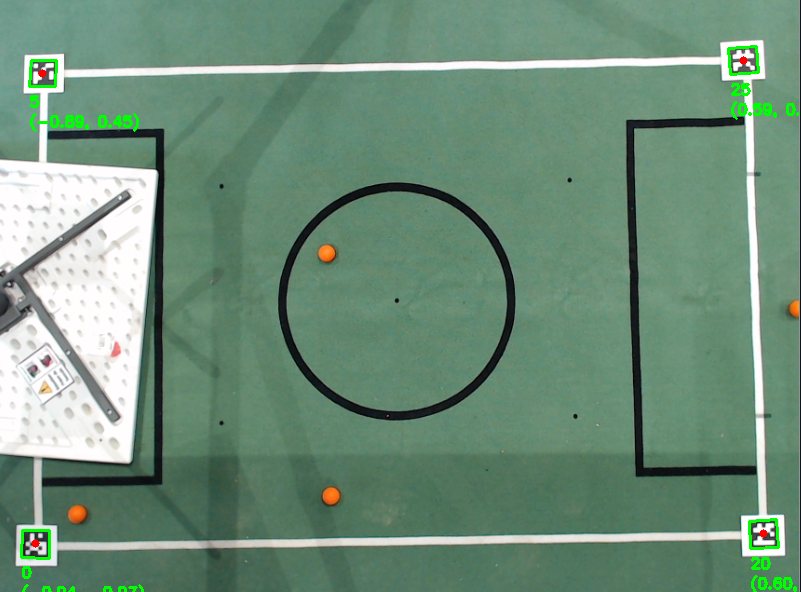
#> input picture tags/x.png, 801 x 592 px
$ python detect_blog.py   (older library calls are emulated)
#> lines starting #> are read from the running program, lines starting #| are printed output that depends on the picture; after the words box and inside, x2 and y2 are one past the last pixel; in counts of white or black regions, pixels touching at a corner belong together
# Standard imports
import cv2
import numpy as np;

clic_pt = None

def click_and_crop(event, x, y, flags, param):
    # grab references to the global variables
    global refPt, cropping
    # if the left mouse button was clicked, record the starting
    # (x, y) coordinates and indicate that cropping is being
    # performed
    if event == cv2.EVENT_LBUTTONDOWN:
        click_pt = (x,y)
        print('click on point ', click_pt)
        print('HSV : ', hsv[y,x])

# Read image
# im = cv2.imread("tags/x.png", cv2.IMREAD_GRAYSCALE)
im = cv2.imread("tags/x.png")
#> im is the input picture: shape (592, 801, 3); mean B, G, R 121.2, 142.4, 110.1

hsv = cv2.cvtColor(im, cv2.COLOR_BGR2HSV)
#> hsv: shape (592, 801, 3); mean H, S, V 73.3, 65.2, 143.1
cv2.imshow("image", im)
cv2.namedWindow("image")
cv2.setMouseCallback("image", click_and_crop)
cv2.waitKey(0)


# Threshold of blue in HSV space
lower_blue = np.array([5, 200, 200])
upper_blue = np.array([20, 255, 255])

# preparing the mask to overlay
mask = cv2.inRange(hsv, lower_blue, upper_blue)
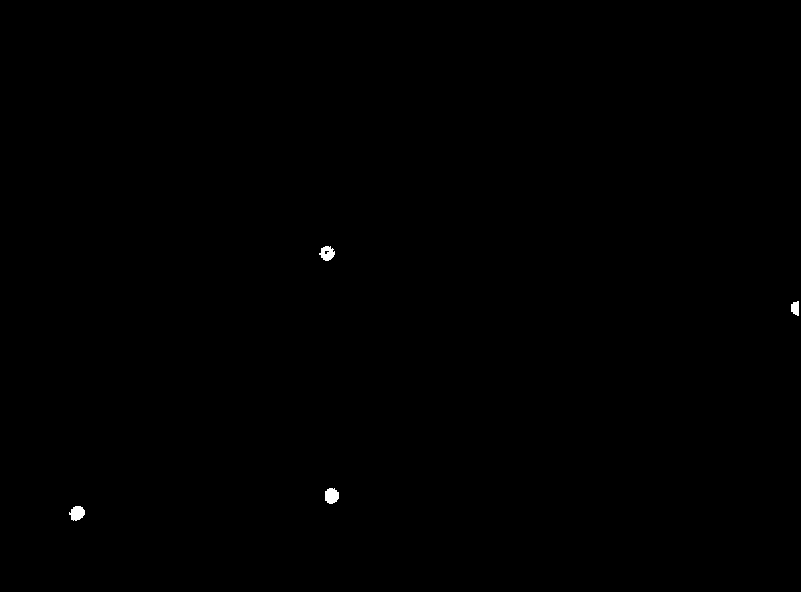
#> mask: shape (592, 801); 0.13% white; 4 white regions, box (x1, y1, x2, y2) and area: (325, 488, 339, 504) 180, (69, 506, 85, 521) 173, (319, 246, 335, 261) 159, (791, 301, 799, 316) 96

# The black region in the mask has the value of 0,
# so when multiplied with original image removes all non-blue regions
result = cv2.bitwise_and(im, im, mask = mask)
gray = cv2.cvtColor(result, cv2.COLOR_BGR2GRAY)

cv2.imshow("filtered", gray)
cv2.waitKey(0)


def init_blob_detector():
    params = cv2.SimpleBlobDetector_Params()
    params.minDistBetweenBlobs = 1
    params.minThreshold = 10
    params.maxThreshold = 255
    params.filterByArea = False
    params.minArea = 10
    params.maxArea = 2000
    params.filterByCircularity = False
    params.filterByConvexity = False
    params.filterByInertia = False
    # #detector = cv2.SimpleBlobDetector(params)
    detector = cv2.SimpleBlobDetector_create(params)
    return detector

# Set up the detector with default parameters.
# detector = cv2.SimpleBlobDetector()

detector = init_blob_detector()

# detector = cv2.SimpleBlobDetector()

# Detect blobs.
keypoints = detector.detect(gray)
#> keypoints = 1 keypoints; (x, y, size): (326, 252, 4.1)
print(keypoints)
#> (printed output is left out)
# Draw detected blobs as red circles.
# cv2.DRAW_MATCHES_FLAGS_DRAW_RICH_KEYPOINTS ensures the size of the circle corresponds to the size of blob
im_with_keypoints = cv2.drawKeypoints(im, keypoints, np.array([]), (0,0,255), cv2.DRAW_MATCHES_FLAGS_DRAW_RICH_KEYPOINTS)

# Show keypoints
cv2.imshow("Keypoints", im_with_keypoints)
cv2.waitKey(0)
